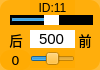
    <widget class="QWidget" name="widget_id11" native="true">
     <property name="geometry">
      <rect>
       <x>840</x>
       <y>140</y>
       <width>100</width>
       <height>70</height>
      </rect>
     </property>
     <property name="styleSheet">
      <string notr="true">background-color: rgb(255, 170, 0, 200);
border-radius:10px;</string>
     </property>
     <widget class="QLabel" name="label_ID11">
      <property name="geometry">
       <rect>
        <x>30</x>
        <y>0</y>
        <width>45</width>
        <height>16</height>
       </rect>
      </property>
      <property name="minimumSize">
       <size>
        <width>0</width>
        <height>10</height>
       </size>
      </property>
      <property name="font">
       <font>
        <family>Arial</family>
        <pointsize>9</pointsize>
       </font>
      </property>
      <property name="styleSheet">
       <string notr="true">background-color: rgb(255, 255, 255， 0);
border-radius:0px;</string>
      </property>
      <property name="text">
       <string>ID:11</string>
      </property>
      <property name="alignment">
       <set>Qt::AlignCenter</set>
      </property>
     </widget>
     <widget class="QSlider" name="horizontalSlider_pulse_id11">
      <property name="geometry">
       <rect>
        <x>10</x>
        <y>15</y>
        <width>83</width>
        <height>10</height>
       </rect>
      </property>
      <property name="autoFillBackground">
       <bool>false</bool>
      </property>
      <property name="styleSheet">
       <string notr="true">QSlider{background-color: rgb(0, 0, 0);
border-radius:0px;}
QSlider::handle {/*设置中间的那个滑动的键*/                           
    background:  rgb(255, 255, 255);
}</string>
      </property>
      <property name="minimum">
       <number>0</number>
      </property>
      <property name="maximum">
       <number>1000</number>
      </property>
      <property name="pageStep">
       <number>1</number>
      </property>
      <property name="value">
       <number>500</number>
      </property>
      <property name="orientation">
       <enum>Qt::Horizontal</enum>
      </property>
     </widget>
     <widget class="QSlider" name="horizontalSlider_dev_id11">
      <property name="geometry">
       <rect>
        <x>30</x>
        <y>50</y>
        <width>45</width>
        <height>18</height>
       </rect>
      </property>
      <property name="styleSheet">
       <string notr="true">background-color: rgb(255, 255, 255， 0);</string>
      </property>
      <property name="minimum">
       <number>-125</number>
      </property>
      <property name="maximum">
       <number>125</number>
      </property>
      <property name="pageStep">
       <number>1</number>
      </property>
      <property name="orientation">
       <enum>Qt::Horizontal</enum>
      </property>
     </widget>
     <widget class="QLabel" name="label_id11">
      <property name="geometry">
       <rect>
        <x>0</x>
        <y>50</y>
        <width>31</width>
        <height>20</height>
       </rect>
      </property>
      <property name="minimumSize">
       <size>
        <width>0</width>
        <height>10</height>
       </size>
      </property>
      <property name="font">
       <font>
        <family>DejaVu Sans</family>
        <pointsize>10</pointsize>
       </font>
      </property>
      <property name="styleSheet">
       <string notr="true">background-color: rgb(255, 255, 255， 0);</string>
      </property>
      <property name="text">
       <string>0</string>
      </property>
      <property name="alignment">
       <set>Qt::AlignCenter</set>
      </property>
     </widget>
     <widget class="QLineEdit" name="lineEdit_id11">
      <property name="geometry">
       <rect>
        <x>30</x>
        <y>30</y>
        <width>45</width>
        <height>18</height>
       </rect>
      </property>
      <property name="sizePolicy">
       <sizepolicy hsizetype="Fixed" vsizetype="Fixed">
        <horstretch>0</horstretch>
        <verstretch>0</verstretch>
       </sizepolicy>
      </property>
      <property name="font">
       <font>
        <family>Arial</family>
        <pointsize>11</pointsize>
       </font>
      </property>
      <property name="autoFillBackground">
       <bool>false</bool>
      </property>
      <property name="styleSheet">
       <string notr="true">background-color: rgb(255, 255, 255);
border-radius:0px;</string>
      </property>
      <property name="text">
       <string>500</string>
      </property>
      <property name="maxLength">
       <number>1000</number>
      </property>
      <property name="alignment">
       <set>Qt::AlignCenter</set>
      </property>
      <property name="dragEnabled">
       <bool>false</bool>
      </property>
      <property name="readOnly">
       <bool>false</bool>
      </property>
     </widget>
     <widget class="QLabel" name="label_back2">
      <property name="geometry">
       <rect>
        <x>6</x>
        <y>30</y>
        <width>20</width>
        <height>20</height>
       </rect>
      </property>
      <property name="font">
       <font>
        <pointsize>10</pointsize>
        <weight>50</weight>
        <italic>false</italic>
        <bold>false</bold>
       </font>
      </property>
      <property name="styleSheet">
       <string notr="true">background-color: rgb(255, 255, 255, 0);</string>
      </property>
      <property name="text">
       <string>后</string>
      </property>
      <property name="alignment">
       <set>Qt::AlignCenter</set>
      </property>
     </widget>
     <widget class="QLabel" name="label_front2">
      <property name="geometry">
       <rect>
        <x>75</x>
        <y>30</y>
        <width>20</width>
        <height>20</height>
       </rect>
      </property>
      <property name="font">
       <font>
        <pointsize>10</pointsize>
        <weight>50</weight>
        <italic>false</italic>
        <bold>false</bold>
       </font>
      </property>
      <property name="styleSheet">
       <string notr="true">background-color: rgb(255, 255, 255, 0);</string>
      </property>
      <property name="text">
       <string>前</string>
      </property>
      <property name="alignment">
       <set>Qt::AlignCenter</set>
      </property>
     </widget>
    </widget>
